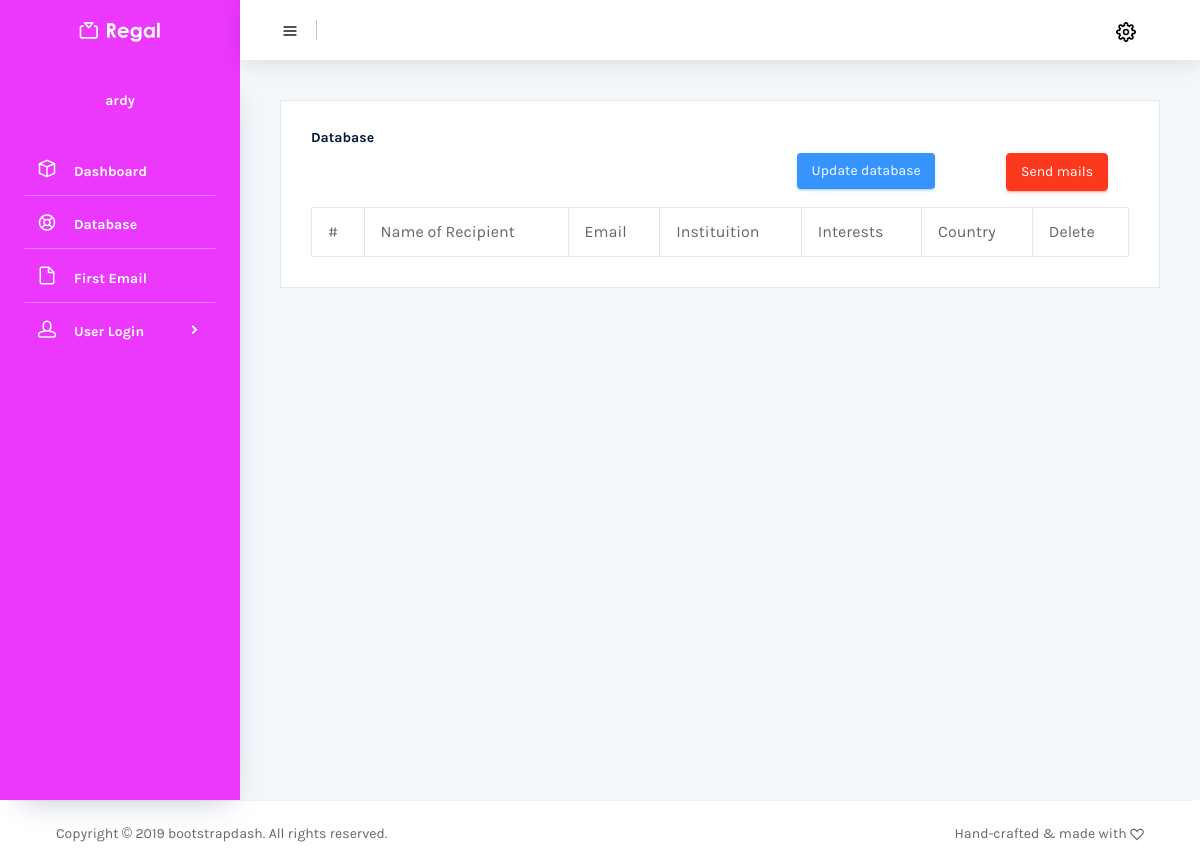
Before: /mailer/database/ (signed in) with the older database file.
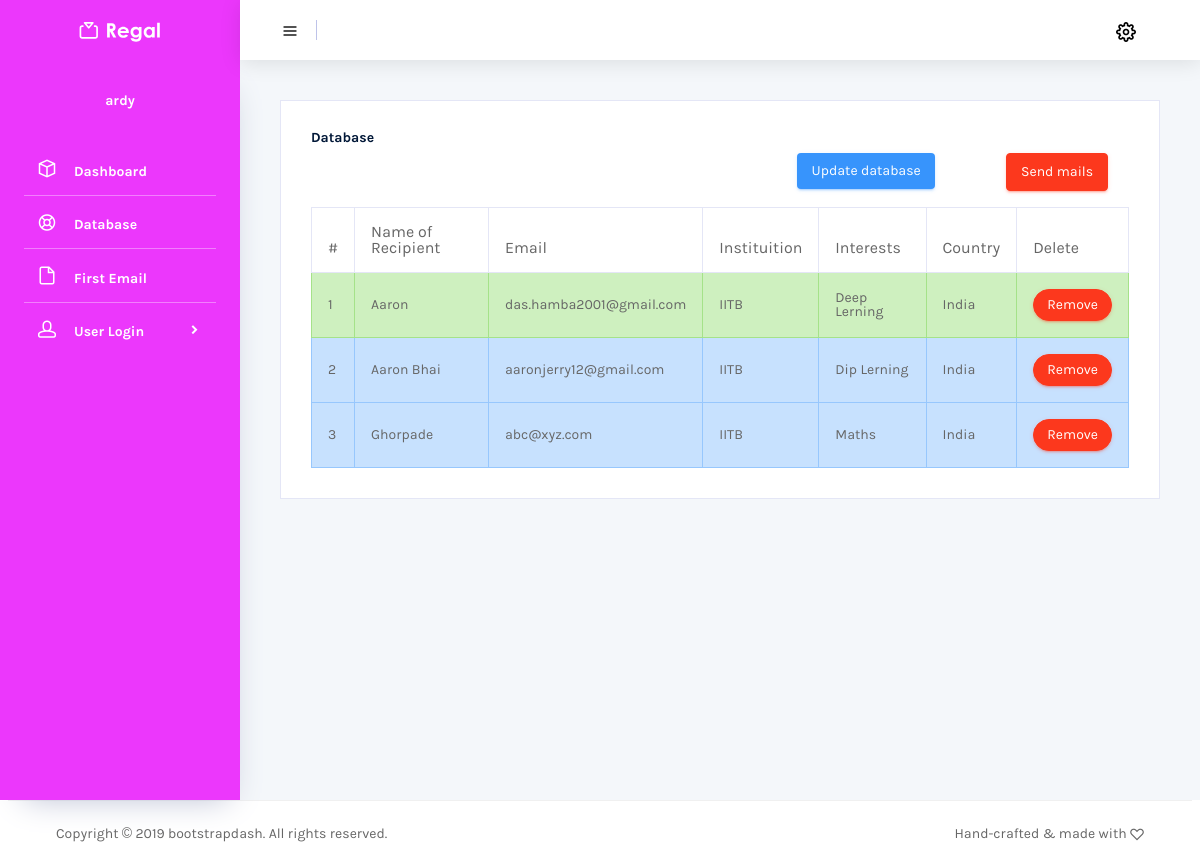
After: the same page with the newer database file.
### mailer/models.py (models this page shows)
class ProfessorModel(models.Model):
	name = models.CharField(max_length=254)
	emailid = models.EmailField(max_length=254)
	country = models.CharField(max_length=254)
	interests = models.TextField(default = "This blog is under Construction !")
	university = models.CharField(max_length=254)
	userperson = models.ForeignKey(User, on_delete=models.CASCADE, default=None)
	email_subject = models.TextField(default = "This blog is under Construction !")
	email_body = models.TextField(default = "This blog is under Construction !")
	reminder_mail = models.TextField(default = "This blog is under Construction !")
	reminder_subject = models.TextField(default = "This blog is under Construction !")
	replied = models.BooleanField()
	colour_status = models.IntegerField(default = 0, null=True, blank=True)

### mailer/views.py (the view)
# urls.py: path('database/', views.database, name='database'),
@login_required(login_url='/accounts/login/')
def database(request):
    all_profs = ProfessorModel.objects.all().filter(userperson=request.user).order_by("name")
    print(all_profs)
    if all_profs is None:
        render(request, 'mailer/pages/database/database.html', {"user" : request.user})
    context = { "professors" : all_profs, "user" : request.user }
    return render(request, 'mailer/pages/database/database.html', context)

### mailer/templates/mailer/pages/database/database.html (shortened to what this page needs)
{% load static %}
<!DOCTYPE html>
<html lang="en">
<head>
  <link rel="stylesheet" href="{% static 'vendors/mdi/css/materialdesignicons.min.css' %}">
  <link rel="stylesheet" href="{% static 'vendors/feather/feather.css' %}">
  <link rel="stylesheet" href="{% static 'vendors/base/vendor.bundle.base.css' %}">
  <link rel="stylesheet" href="{% static 'css/style.css' %}">
</head>
<body>
  <div class="container-scroller">
    <nav class="navbar col-lg-12 col-12 p-0 fixed-top d-flex flex-row">
      <div class="text-center navbar-brand-wrapper d-flex align-items-center justify-content-center">
        <a class="navbar-brand brand-logo" href="{% static 'index.html' %}"><img src="{% static 'images/logo.svg' %}" alt="logo"/></a>
      </div>
      <div class="navbar-menu-wrapper d-flex align-items-center justify-content-end">
        <button class="navbar-toggler navbar-toggler align-self-center" type="button" data-toggle="minimize">
          <span class="icon-menu"></span>
        </button>
        <ul class="navbar-nav navbar-nav-right">
          <li class="nav-item dropdown d-flex mr-4 ">
            <a class="nav-link count-indicator dropdown-toggle d-flex align-items-center justify-content-center" id="notificationDropdown" href="#" data-toggle="dropdown">
              <i class="icon-cog"></i>
            </a>
          </li>
        </ul>
      </div>
    </nav>
    <div class="container-fluid page-body-wrapper">
      <nav class="sidebar sidebar-offcanvas" id="sidebar">
        <div class="user-profile">
          <div class="user-name">
             {{ user.username }}
          </div>
        </div>
        <ul class="nav">
          <li class="nav-item">
            <a class="nav-link" href="{% url 'mailer:profile' %}">
              <i class="icon-box menu-icon"></i>
              <span class="menu-title">Dashboard</span>
            </a>
          </li>
          <li class="nav-item">
            <a class="nav-link" href="{% url 'mailer:database' %}">
              <i class="icon-help menu-icon"></i>
              <span class="menu-title">Database</span>
            </a>
          </li>
          <li class="nav-item">
            <a class="nav-link" href="{% url 'mailer:firstmail' %}">
              <i class="icon-file menu-icon"></i>
              <span class="menu-title">First Email</span>
            </a>
          </li>
          <li class="nav-item">
            <a class="nav-link" href="{% url 'mailer:profile' %}">
              <i class="icon-head menu-icon"></i>
              <span class="menu-title">User Login</span>
              <i class="menu-arrow"></i>
            </a>
          </li>
        </ul>
      </nav>
      <div class="main-panel">
        <div class="content-wrapper">
          <div class="row">
            <div class="col-lg-12 stretch-card">
              <div class="card">
                <div class="card-body">
                  <h2 class="card-title">Database</h2>
                  <div class = "row" >
                    <div class = "col-7"> </div>
                    <div class = "col-3">
                      <button onclick="window.location.href='/mailer/update_seen_reply_status'" type="button" id = "update_db_btn" class="btn btn-info mb-3" style = "margin-right: 0em; border: none;">Update database</button>
                    </div>
                    <div class = "col-2">
                      <button onclick="window.location.href='/mailer/update_send_mail'" type="button" id = "send_mails_btn" class="btn btn-danger mb-3 ">Send mails</button>
                    </div>
                  </div>
                    <table class="table table-bordered table-editable" id = "database1" >
                      <thead>
                        <tr>
                          <th>
                            #
                          </th>
                          <th>
                            Name of Recipient
                          </th>
                          <th>
                            Email
                          </th>
                          <th>
                            Instituition
                          </th>
                          <th>
                            Interests
                          </th>
                          <th>
                            Country
                          </th>
                          <th>
                            Delete
                          </th>
                        </tr>
                      </thead>
                      <tbody>
                        {% for professor in professors %}
                          {% if professor.colour_status == 0 %}
                            <tr class="table-info">
                          {% elif professor.colour_status == 2 %}
                            <tr class="table-success">
                          {% else %}
                            <tr class="table-warning">
                          {% endif %}
                              <td contenteditable="true">
                               {{ professor.id }}
                              </td>
                              <td contenteditable="true">
                               {{ professor.name }}
                              </td>
                              <td contenteditable="true">
                               {{ professor.emailid }}
                              </td>
                              <td contenteditable="true">
                               {{ professor.university }}
                              </td>
                              <td contenteditable="true">
                               {{ professor.interests }}
                              </td>
                              <td contenteditable="true">
                               {{ professor.country }}
                              </td>
                              <td contenteditable="true">
                                <span class="table-remove">
                                    <button type="button" class="btn btn-danger btn-rounded btn-sm my-0">Remove</button>
                                </span>
                              </td>
                            </tr>
                        {% endfor %}
                      </tbody>
                    </table>
                  </div>
                </div>
              </div>
            </div>
          </div>
        </div>
      </div>
      <div class = "col-12">
        <footer class="footer ">
          <div class="d-sm-flex justify-content-center justify-content-sm-between col-12">
            <span class="text-muted text-center text-sm-left d-block d-sm-inline-block">Copyright © 2019 <a href="https://www.bootstrapdash.com/" target="_blank" class="text-muted">bootstrapdash</a>. All rights reserved.</span>
            <span class="float-none float-sm-right d-block mt-1 mt-sm-0 text-center">Hand-crafted & made with <i class="icon-heart"></i></span>
          </div>
        </footer>
      </div>
    </div>
</body>
</html>

Changed rows visible on the page:
added ProfessorModel: id "1", name "Aaron", emailid "das.hamba2001@gmail.com", university "IITB", interests "Deep Lerning", country "India"
added ProfessorModel: id "2", name "Aaron Bhai", emailid "aaronjerry12@gmail.com", university "IITB", interests "Dip Lerning", country "India"
added ProfessorModel: id "3", name "Ghorpade", emailid "abc@xyz.com", university "IITB", interests "Maths", country "India"
